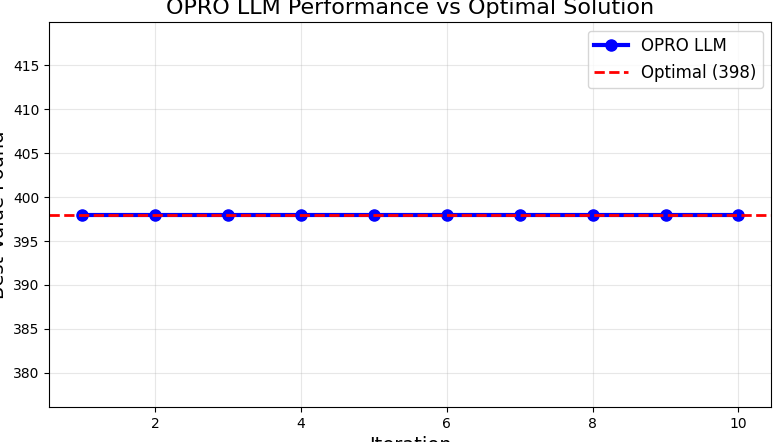

This figure's Python source:
import pandas as pd
import numpy as np
import random
import matplotlib.pyplot as plt
import requests
import time
import textwrap
from ortools.sat.python import cp_model
from api_key import GROQ_API_KEY

# =======================
# Groq API Config
# =======================
GROQ_API_KEY = GROQ_API_KEY
# GROQ_MODEL = "llama3-8b-8192"
GROQ_MODEL = "llama-3.3-70b-versatile"
GROQ_URL = "https://api.groq.com/openai/v1/chat/completions"

def groq_generate(prompt, retries=3, backoff=5):
    """Send prompt to Groq API and return generated text with retry on 429."""
    headers = {
        "Authorization": f"Bearer {GROQ_API_KEY}",
        "Content-Type": "application/json"
    }
    payload = {
        "model": GROQ_MODEL,
        "messages": [
            {"role": "system", "content": "You are a helpful assistant that generates Python code for optimization problems. Generate ONLY the core algorithm code without function definitions or print statements."},
            {"role": "user", "content": prompt}
        ],
        "temperature": 0.2,
        "max_tokens": 600
    }
    for attempt in range(retries):
        try:
            r = requests.post(GROQ_URL, headers=headers, json=payload)
            if r.status_code == 429:  # Rate limit
                wait_time = backoff * (2 ** attempt)
                print(f"Rate limit hit. Sleeping {wait_time} seconds...")
                time.sleep(wait_time)
                continue
            r.raise_for_status()
            return r.json()["choices"][0]["message"]["content"].strip()
        except Exception as e:
            print("Groq API error:", e)
            time.sleep(backoff)
    return None

# =======================
# Knapsack Config
# =======================
CAPACITY = 50
NUM_ITEMS = 8
ITERATIONS = 10
LLM_BATCH_SIZE = 3

def generate_items(num_items):
    np.random.seed(42)
    return pd.DataFrame({
        "item": [f"Item{i+1}" for i in range(num_items)],
        "weight": np.random.randint(5, 20, size=num_items),
        "value": np.random.randint(30, 120, size=num_items)
    })

def cp_sat_knapsack(weights, values, capacity):
    model = cp_model.CpModel()
    n = len(weights)
    x = [model.NewBoolVar(f'x_{i}') for i in range(n)]
    model.Add(sum(weights[i] * x[i] for i in range(n)) <= capacity)
    model.Maximize(sum(values[i] * x[i] for i in range(n)))
    solver = cp_model.CpSolver()
    status = solver.Solve(model)
    if status == cp_model.OPTIMAL or status == cp_model.FEASIBLE:
        selection = [1 if solver.Value(x[i]) else 0 for i in range(n)]
        total_value = sum(values[i] * selection[i] for i in range(n))
        return selection, total_value
    else:
        return [0]*n, 0

def evaluate_solution(solution, items, capacity):
    """Evaluate a knapsack solution and return its value."""
    if not isinstance(solution, list) or len(solution) != len(items):
        return 0
    if not all(x in [0, 1] for x in solution):
        return 0
    
    total_weight = sum(w for w, take in zip(items["weight"], solution) if take)
    total_value = sum(v for v, take in zip(items["value"], solution) if take)
    
    if total_weight > capacity:
        return 0
    return total_value

def build_simple_code_prompt(items, capacity, history):
    py_items = [(int(w), int(v)) for w, v in zip(items["weight"], items["value"])]
    n = len(py_items)
    prompt = []
    prompt.append("Solve this 0/1 knapsack problem using dynamic programming EXACTLY.")
    prompt.append(f"capacity = {capacity}")
    prompt.append(f"items_data = {py_items}  # format: list of (weight, value)")
    prompt.append(f"n = {n}  # number of items")
    prompt.append("")
    prompt.append("Requirements:")
    prompt.append("- Implement full DP table computation.")
    prompt.append("- Reconstruct the chosen items (solution) from the DP table properly.")
    prompt.append("- Define ONLY a variable named 'solution' which is a list of length n with 0/1.")
    prompt.append("- Do NOT print, import, or define functions. Write straight-line code.")
    prompt.append("- Your code must produce the OPTIMAL solution exactly.")
    prompt.append("")
    if history:
        prompt.append("Previous attempts and their objective values:")
        for sol, val in history[:5]:
            prompt.append(f"- {sol} → value {val}")
    prompt.append("")
    prompt.append("Return ONLY python code enclosed in triple backticks like this:")
    prompt.append("```")
    prompt.append("# dynamic programming knapsack solution")
    prompt.append("solution = *n  # replace this with your actual code")
    prompt.append("```")
    return "\n".join(prompt)

def execute_direct_code(llm_output, items, capacity, max_retries=3):
    """
    Execute LLM code safely with auto-fix retries.
    Returns (solution, code, success).
    """
    if not llm_output:
        return None, None, False
    
    # Extract code section
    if "```python" in llm_output:
        code_section = llm_output.split("```python")[1].split("```")[0]
    elif "```" in llm_output:
        code_section = llm_output.split("```")[1].split("```")[0]
    else:
        code_section = llm_output
    
    code = textwrap.dedent(code_section).strip()
    
    # Prepare environment
    items_data = [(int(row['weight']), int(row['value'])) for _, row in items.iterrows()]
    n = len(items)
    safe_builtins = {
        "range": range, "len": len, "max": max, "min": min, "enumerate": enumerate,
        "sum": sum, "list": list, "int": int, "float": float, "abs": abs,
        "all": all, "any": any, "sorted": sorted, "zip": zip, "bool": bool
    }
    
    exec_env = {
        "__builtins__": safe_builtins,
        "items_data": items_data,
        "capacity": int(capacity),
        "n": n
    }
    
    # Retry loop with fixes
    for attempt in range(max_retries):
        try:
            exec(code, exec_env)
            print(code)
            if "solution" in exec_env:
                sol = exec_env["solution"]
                if isinstance(sol, list) and len(sol) == len(items) and all(x in [0,1] for x in sol):
                    return sol, code, True
                else:
                    print(f"⚠️ Invalid solution format: {sol}")
            else:
                print("⚠️ No 'solution' found, attempting fix...")
                raise RuntimeError("solution missing")
        
        except Exception as e:
            print(f"❌ Execution error (attempt {attempt+1}): {e}")
            
            # --- Auto Fix Rules ---
            fixed = code
            if "print(" in fixed:
                fixed = "\n".join(line for line in fixed.splitlines() if "print(" not in line)
                print("🔧 Removed print statements")
            
            if "import " in fixed:
                fixed = "\n".join(line for line in fixed.splitlines() if not line.strip().startswith("import "))
                print("🔧 Removed import statements")
            
            if "def " in fixed:
                # Try to auto-call function at end
                func_name = None
                for line in fixed.splitlines():
                    if line.strip().startswith("def "):
                        func_name = line.strip().split("def ")[1].split("(")[0]
                        break
                if func_name:
                    fixed += f"\nsolution = {func_name}(items_data, capacity)"
                    print(f"🔧 Added call to {func_name}()")
            
            if "solution" not in fixed:
                fixed += f"\nsolution = [0]*n"
                print("🔧 Added default solution assignment")
            
            code = fixed  # replace with fixed version
            continue  # retry
    
    return None, code, False


# =======================
# OPRO with Bulletproof Execution
# =======================
def opro_knapsack(items, capacity, iterations, batch_size):
    """
    Bulletproof OPRO implementation that actually executes LLM code correctly.
    """
    history = []
    successful_codes = []
    
    # Initialize with random solutions
    print("🎯 Initializing with random solutions...")
    for i in range(batch_size):
        sol = [random.choice([0, 1]) for _ in range(len(items))]
        val = evaluate_solution(sol, items, capacity)
        history.append((sol, val))
        print(f"   Random {i+1}: {sol} → value {val}")
    
    history.sort(key=lambda x: -x[1])
    best_values = []
    
    for step in range(iterations):
        print(f"\n{'🔥 ITERATION ' + str(step+1):=^60}")
        
        # Build focused prompt
        prompt = build_simple_code_prompt(items, capacity, history[:3])
        
        iteration_solutions = []
        
        for batch_idx in range(batch_size):
            print(f"\n💡 Batch {batch_idx+1}/{batch_size}")
            
            # Get LLM response
            llm_output = groq_generate(prompt)
            
            if llm_output:
                # Execute the code
                solution, code, success = execute_direct_code(llm_output, items, capacity)
                
                if success and solution:
                    value = evaluate_solution(solution, items, capacity)
                    iteration_solutions.append((solution, value))
                    successful_codes.append({
                        'iteration': step + 1,
                        'batch': batch_idx + 1,
                        'code': code,
                        'solution': solution,
                        'value': value
                    })
                    
                    print(f"   ✅ SUCCESS: {solution} → value {value}")
                    
                    # Show selected items for interesting solutions
                    if value > 300:
                        selected = [f"Item{i+1}" for i, x in enumerate(solution) if x]
                        print(f"   📦 Selected: {selected}")
                else:
                    print(f"   ❌ FAILED to generate valid solution")
                    if code:
                        print(f"   📝 Code preview: {code[:100]}...")
            else:
                print(f"   ❌ No LLM response received")
        
        # Update history
        history.extend(iteration_solutions)
        history.sort(key=lambda x: -x[1])
        
        current_best = history[0][1]
        best_values.append(current_best)
        
        print(f"\n📊 Best after iteration {step+1}: {current_best}")
        print(f"🎯 Current best solution: {history[0][0]}")
    
    return history[0], best_values, successful_codes

# =======================
# Main Execution
# =======================
if __name__ == "__main__":
    print("🚀 OPRO KNAPSACK - BULLETPROOF VERSION")
    print("="*70)
    
    # Generate problem
    items_df = generate_items(NUM_ITEMS)
    print("📋 Problem Instance:")
    for i, row in items_df.iterrows():
        ratio = row['value'] / row['weight']
        print(f"   {row['item']}: weight={row['weight']:2d}, value={row['value']:3d}, ratio={ratio:.2f}")
    print(f"\n🎒 Capacity: {CAPACITY} kg")
    
    # Run OPRO
    print(f"\n🔥 Running OPRO: {ITERATIONS} iterations × {LLM_BATCH_SIZE} attempts each")
    best_solution, progression, successful_attempts = opro_knapsack(
        items_df, CAPACITY, ITERATIONS, LLM_BATCH_SIZE
    )
    
    # Get optimal solution for comparison
    weights = items_df['weight'].tolist()
    values = items_df['value'].tolist()
    optimal_sol, optimal_val = cp_sat_knapsack(weights, values, CAPACITY)
    
    # Final results
    print(f"\n{'🎉 FINAL RESULTS':=^70}")
    print(f"🥇 OPRO Best Solution: {best_solution[0]}")
    print(f"💰 OPRO Best Value: {best_solution[1]}")
    print(f"🎯 Optimal Solution: {optimal_sol}")
    print(f"⭐ Optimal Value: {optimal_val}")
    
    gap = optimal_val - best_solution[1]
    gap_pct = (gap / optimal_val * 100) if optimal_val > 0 else 0
    print(f"📈 Gap: {gap} ({gap_pct:.1f}%)")
    
    print(f"📊 Value Progression: {progression}")
    
    # Show successful code examples
    if successful_attempts:
        print(f"\n{'💻 SUCCESSFUL CODE EXAMPLES':=^70}")
        
        # Show top 3 performing codes
        top_codes = sorted(successful_attempts, key=lambda x: x['value'], reverse=True)[:3]
        
        for i, attempt in enumerate(top_codes, 1):
            print(f"\n🏆 Example {i} (Value: {attempt['value']})")
            print(f"   📍 Iteration {attempt['iteration']}, Batch {attempt['batch']}")
            print("   💻 Code:")
            print("   " + "-" * 50)
            for line in attempt['code'].split('\n'):
                print(f"   {line}")
            print("   " + "-" * 50)
    
    # Plot results
    plt.figure(figsize=(12, 8))
    plt.plot(range(1, len(progression) + 1), progression, 
             'b-o', label="OPRO LLM", markersize=8, linewidth=3)
    plt.axhline(y=optimal_val, color='r', linestyle='--', 
                label=f'Optimal ({optimal_val})', linewidth=2)
    plt.xlabel("Iteration", fontsize=14)
    plt.ylabel("Best Value Found", fontsize=14)
    plt.title("OPRO LLM Performance vs Optimal Solution", fontsize=16)
    plt.legend(fontsize=12)
    plt.grid(True, alpha=0.3)
    plt.tight_layout()
    plt.show()
    
    success_rate = len(successful_attempts) / (ITERATIONS * LLM_BATCH_SIZE) * 100
    print(f"\n📈 Success Rate: {len(successful_attempts)}/{ITERATIONS * LLM_BATCH_SIZE} ({success_rate:.1f}%)")
    print("🎯 Experiment Complete!")
